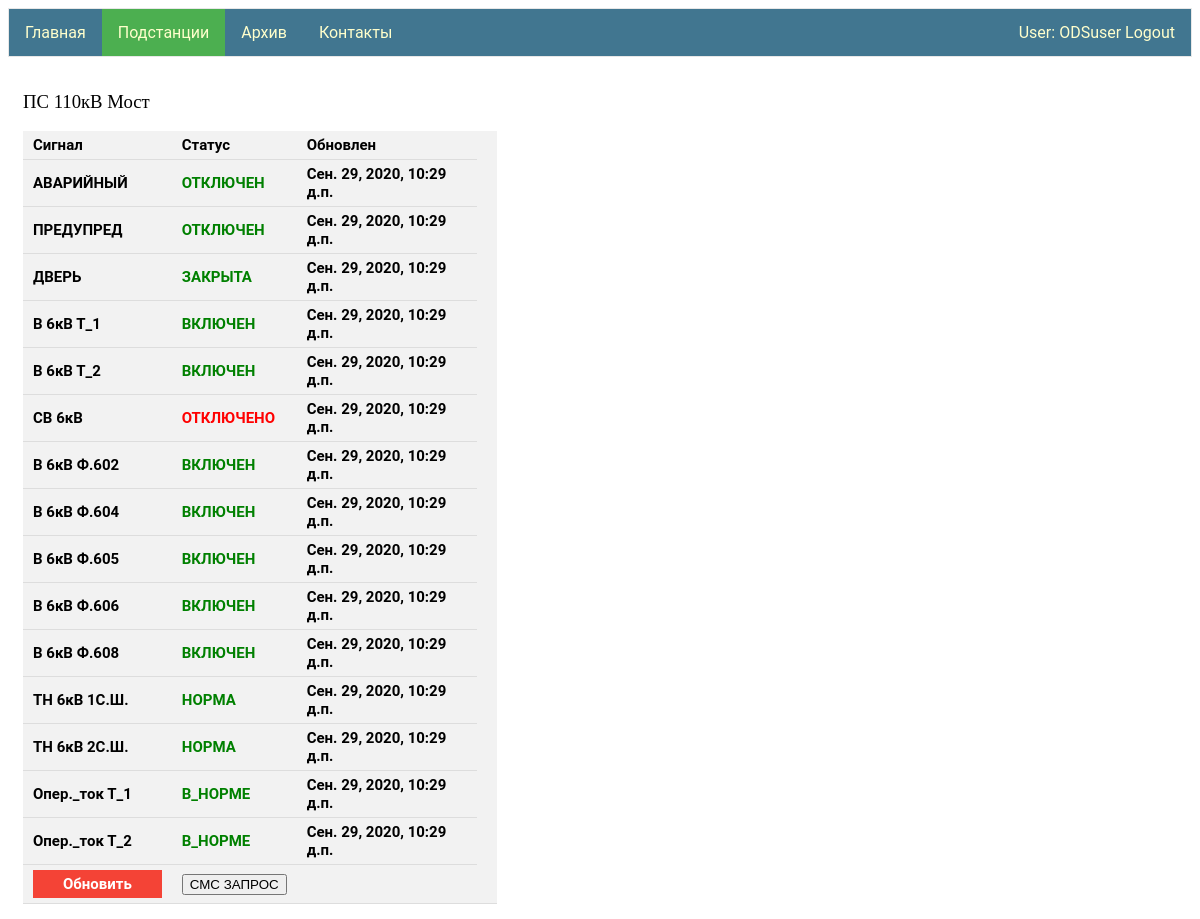
/ps/ПС 110кВ Мост/ (signed in), run on the app's committed database.
### signal_PS/models.py (models this page shows)
class Signal(models.Model):
    type = models.ForeignKey(Signal_type, on_delete=models.CASCADE)
    voltage = models.ForeignKey(Voltage,null=True,blank=True, on_delete=models.SET_NULL)
    name = models.CharField(max_length=50,blank=True)
    status = models.ForeignKey(Signal_status, on_delete=models.CASCADE)
    ps = models.ForeignKey(Ps, on_delete=models.CASCADE)
    date_up = models.DateTimeField()

class Signal_type(models.Model):
    type = models.CharField(max_length=12, primary_key=True)
    inversion = models.BooleanField()

class Signal_status(models.Model):
    status = models.CharField(max_length=30, primary_key=True)
    boolean_status = models.BooleanField()

class Voltage(models.Model):
    value = models.CharField(max_length=10, primary_key=True)

### signal_PS/views.py (the view)
# urls.py: path('<str:name_ps>/', views.views_ps),
@login_required
def views_ps(request, name_ps):
    print(name_ps)
    signals = Signal.objects.filter(ps=name_ps)  # переделать
    sms_request = SmsRequest()
    status = ""
    if request.method == "POST":
        number_ps = Ps.objects.get(name=name_ps).tel_number  # переделать
        sms_request.set_send_status(number_ps)
        status = ">>> отправлено"
    data = {"signals": signals, "name": name_ps, "status": status}
    return render(request, "PS.html", context=data)

### signal_PS/templates/PS.html (shortened to what this page needs)
{% extends "base.html" %}
{% block li2 %}<a class="active" href="/ps">Подстанции</a>{% endblock li2 %}
{% block logic1 %}
<div class="column">
    <h3 style="font-family:verdana;"> {{name}} </h3>
 {% if signals.count > 0 %}
    <table >
      <tr><th>Сигнал</th><th>Статус</th><th>Обновлен</th></tr>
        {% for  signal in signals %}
            <tr><th>{{ signal.type.type }} {{ signal.voltage.value }} {{ signal.name }} </th>
                {% if signal.type.inversion == signal.status.boolean_status %}
                <th style="color:Red;">{{ signal.status.status }}</th>
                {% else %}
                <th style="color:Green;">{{ signal.status.status }}</th>
                {% endif %}
            <th> {{ signal.date_up }} </th></tr>
        {% endfor %}
    <tr><th><a id="para1" href="/ps/{{name}}">Обновить</a></th><th><form  method="POST">
        <input type="submit" value="СМС ЗАПРОС"></form></th><th style="color:MediumSeaGreen;">{{status}}</th><th><tr>
    </table>
    {% else %}
        <h3 style="font-family:verdana;"> нет данных </h3>
        <form  method="POST"><input type="submit" value="СМС ЗАПРОС"></form>
 {% endif %}
    </div>
{% endblock logic1 %}

### my_app/templates/base.html (shortened to what this page needs)
<!DOCTYPE html>
{% load staticfiles %}
<html>
<head>
   <link rel="stylesheet" href={% static "css/styles.css" %} />
</head>
<body>
    {% if user.is_authenticated %}
        <ul>
            <li>{% block li1 %}<a href="/">Главная</a>{% endblock li1 %}</li>
            <li>{% block li2 %}<a href="/ps">Подстанции</a>{% endblock li2 %}</li>
            <li>{% block li5 %}<a href="/archive">Архив</a>{% endblock li5 %}</li>
                <li style="float:right"><a  href="{% url 'logout'%}?next={{request.path}}">User: {{ user.get_username }} Logout</a></li>
            {% else %}
                <li style="float:right"><a href="{% url 'login'%}?next={{request.path}}">Login</a></li>
            {% endif %}
             <li>{% block li3 %}<a href="/contacts">Контакты</a>{% endblock li3 %}</li>
        </ul>
  {% block logic1 %}{% endblock logic1 %}
</body>
</html>

### my_app/static/css/styles.css (style rules this page uses)
ul { font-family: "Roboto","Lucida Grande","DejaVu Sans","Bitstream Vera Sans",Verdana,Arial,sans-serif; list-style-type: none; margin: 0; padding: 0; overflow: hidden; border: 1px solid #e7e7e7; background-color: #417690; }
#para1 { background-color: #f44336; color: white; padding: 5px 30px; text-align: center; text-decoration: none; display: inline-block; }
li { float: left; }
li a { display: block; color: #ffc; text-align: center; padding: 14px 16px; text-decoration: none; }
h3 { font-family: 'Roboto'; src: url('../fonts/Roboto-Bold-webfont.woff'); font-weight: 500; text-align: center; }
.active { background-color: #4CAF50; }

### signal_PS/templates/PS.html (style rules this page uses)
.column { float: left; width: 40%; padding: 15px; }
h3 { text-align: left; }
table { border-collapse: collapse; width: 100%; background-color: #f2f2f2; }
th, td { font-family: 'Roboto'; src: url('../fonts/Roboto-Bold-webfont.woff'); padding: 5px 10px; text-align: left; border-bottom: 1px solid #ddd; font-size: 15px }

### data on the page
Signal: type.type "АВАРИЙНЫЙ", status.status "ОТКЛЮЧЕН", date_up "Сен. 29, 2020, 10:29 д.п."
Signal: type.type "ПРЕДУПРЕД", status.status "ОТКЛЮЧЕН", date_up "Сен. 29, 2020, 10:29 д.п."
Signal: type.type "ДВЕРЬ", status.status "ЗАКРЫТА", date_up "Сен. 29, 2020, 10:29 д.п."
Signal: type.type "В", voltage.value "6кВ", name "Т_1", status.status "ВКЛЮЧЕН", date_up "Сен. 29, 2020, 10:29 д.п."
Signal: type.type "В", voltage.value "6кВ", name "Т_2", status.status "ВКЛЮЧЕН", date_up "Сен. 29, 2020, 10:29 д.п."
Signal: type.type "СВ", voltage.value "6кВ", status.status "ОТКЛЮЧЕНО", date_up "Сен. 29, 2020, 10:29 д.п."
Signal: type.type "В", voltage.value "6кВ", name "Ф.602", status.status "ВКЛЮЧЕН", date_up "Сен. 29, 2020, 10:29 д.п."
Signal: type.type "В", voltage.value "6кВ", name "Ф.604", status.status "ВКЛЮЧЕН", date_up "Сен. 29, 2020, 10:29 д.п."
Signal: type.type "В", voltage.value "6кВ", name "Ф.605", status.status "ВКЛЮЧЕН", date_up "Сен. 29, 2020, 10:29 д.п."
Signal: type.type "В", voltage.value "6кВ", name "Ф.606", status.status "ВКЛЮЧЕН", date_up "Сен. 29, 2020, 10:29 д.п."
Signal: type.type "В", voltage.value "6кВ", name "Ф.608", status.status "ВКЛЮЧЕН", date_up "Сен. 29, 2020, 10:29 д.п."
Signal: type.type "ТН", voltage.value "6кВ", name "1С.Ш.", status.status "НОРМА", date_up "Сен. 29, 2020, 10:29 д.п."
Signal: type.type "ТН", voltage.value "6кВ", name "2С.Ш.", status.status "НОРМА", date_up "Сен. 29, 2020, 10:29 д.п."
Signal: type.type "Опер._ток", name "Т_1", status.status "В_НОРМЕ", date_up "Сен. 29, 2020, 10:29 д.п."
Signal: type.type "Опер._ток", name "Т_2", status.status "В_НОРМЕ", date_up "Сен. 29, 2020, 10:29 д.п."

### other printed values
{{ user.get_username }} "ODSuser"
{{ name }} "ПС 110кВ Мост"
